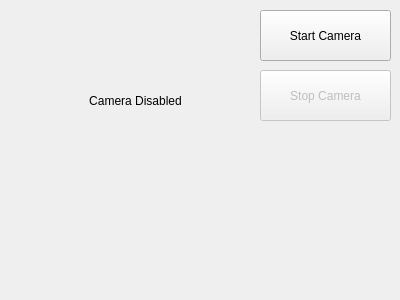
<?xml version="1.0" encoding="UTF-8"?>
<ui version="4.0">
 <class>MainWindow</class>
 <widget class="QMainWindow" name="MainWindow">
  <property name="geometry">
   <rect>
    <x>0</x>
    <y>0</y>
    <width>400</width>
    <height>300</height>
   </rect>
  </property>
  <property name="windowTitle">
   <string>MainWindow</string>
  </property>
  <widget class="QWidget" name="centralWidget">
   <widget class="QPushButton" name="btnStart">
    <property name="geometry">
     <rect>
      <x>260</x>
      <y>10</y>
      <width>131</width>
      <height>51</height>
     </rect>
    </property>
    <property name="text">
     <string>Start Camera</string>
    </property>
   </widget>
   <widget class="QPushButton" name="btnStop">
    <property name="enabled">
     <bool>false</bool>
    </property>
    <property name="geometry">
     <rect>
      <x>260</x>
      <y>70</y>
      <width>131</width>
      <height>51</height>
     </rect>
    </property>
    <property name="text">
     <string>Stop Camera</string>
    </property>
   </widget>
   <widget class="QLabel" name="imgLabel">
    <property name="geometry">
     <rect>
      <x>20</x>
      <y>20</y>
      <width>231</width>
      <height>161</height>
     </rect>
    </property>
    <property name="text">
     <string>Camera Disabled</string>
    </property>
    <property name="alignment">
     <set>Qt::AlignCenter</set>
    </property>
   </widget>
  </widget>
 </widget>
 <layoutdefault spacing="6" margin="11"/>
 <resources/>
 <connections/>
</ui>
